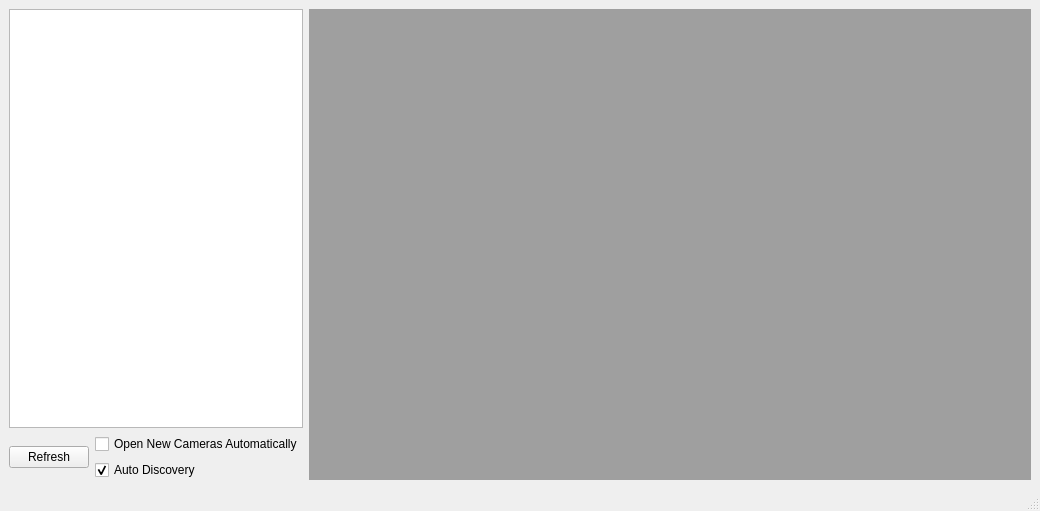
<?xml version="1.0" encoding="UTF-8"?>
<ui version="4.0">
 <class>MainWindow</class>
 <widget class="QMainWindow" name="MainWindow">
  <property name="geometry">
   <rect>
    <x>0</x>
    <y>0</y>
    <width>1040</width>
    <height>511</height>
   </rect>
  </property>
  <property name="windowTitle">
   <string>MainWindow</string>
  </property>
  <widget class="QWidget" name="centralwidget">
   <layout class="QGridLayout" name="gridLayout">
    <item row="0" column="0" colspan="2">
     <widget class="QListWidget" name="camera_list"/>
    </item>
    <item row="1" column="0" rowspan="2">
     <widget class="QPushButton" name="refresh_button">
      <property name="text">
       <string>Refresh</string>
      </property>
     </widget>
    </item>
    <item row="1" column="1">
     <widget class="QCheckBox" name="open_automatically">
      <property name="text">
       <string>Open New Cameras Automatically</string>
      </property>
     </widget>
    </item>
    <item row="2" column="1">
     <widget class="QCheckBox" name="auto_ping">
      <property name="text">
       <string>Auto Discovery</string>
      </property>
      <property name="checked">
       <bool>true</bool>
      </property>
     </widget>
    </item>
    <item row="0" column="2" rowspan="3">
     <widget class="QMdiArea" name="controllers_mdi"/>
    </item>
   </layout>
  </widget>
  <widget class="QMenuBar" name="menubar">
   <property name="geometry">
    <rect>
     <x>0</x>
     <y>0</y>
     <width>1040</width>
     <height>21</height>
    </rect>
   </property>
  </widget>
  <widget class="QStatusBar" name="statusbar"/>
 </widget>
 <resources/>
 <connections/>
</ui>
